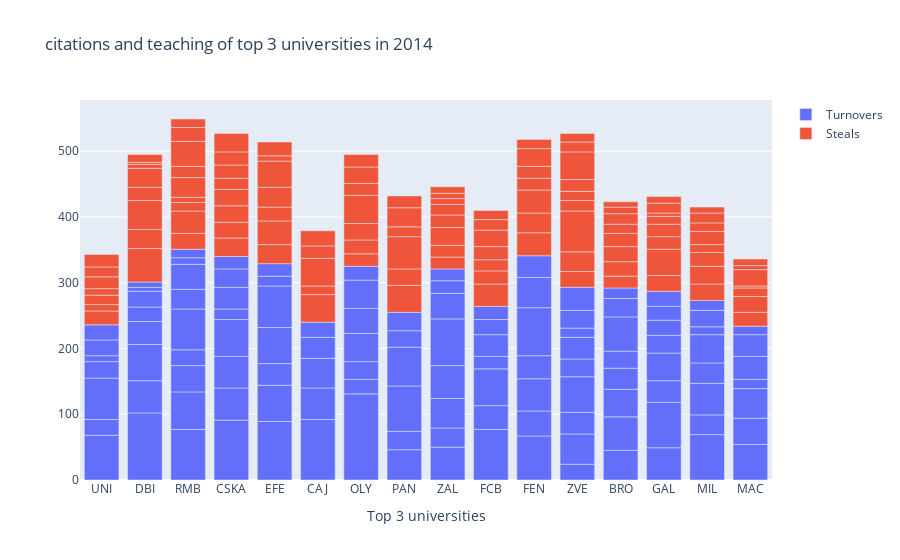

The notebook cell saved with this chart:
### Markdown cell above
Misma información pero haciendo el modo de las barras relativo barmode=relative

### Code cell
x = df2016.Team

trace1 = {
  'x': x,
  'y': df2016.TOV,
  'name': 'Turnovers',
  'type': 'bar'
};
trace2 = {
  'x': x,
  'y': df2016.STL,
  'name': 'Steals',
  'type': 'bar'
};
data = [trace1, trace2];
layout = {
  'xaxis': {'title': 'Top 3 universities'},
  'barmode': 'relative',
  'title': 'citations and teaching of top 3 universities in 2014'
};
fig = go.Figure(data = data, layout = layout)
iplot(fig)

### Figure 1 — Plotly figure (JSON) as saved in the notebook; plotly's stock layout.template omitted (floating-point values rounded to 4 significant figures)
{"data": [{"name": "Turnovers", "type": "bar", "x": ["UNI", "DBI", "RMB", "CSKA", "DBI", "EFE", "CAJ", "EFE", "OLY", "OLY", "PAN", "ZAL", "FCB", "FEN", "ZVE", "FEN", "EFE", "PAN", "BRO", "DBI", "OLY", "CAJ", "RMB", "CAJ", "BRO", "RMB", "EFE", "CAJ", "RMB", "FEN", "UNI", "GAL", "ZAL", "PAN", "EFE", "GAL", "DBI", "CSKA", "MIL", "FEN", "MAC", "MIL", "GAL", "OLY", "CSKA", "BRO", "BRO", "ZVE", "UNI", "ZVE", "FCB", "RMB", "OLY", "FEN", "DBI", "RMB", "MIL", "ZAL", "PAN", "CSKA", "BRO", "CSKA", "ZAL", "FCB", "EFE", "GAL", "FEN", "EFE", "ZAL", "MAC", "MIL", "ZAL", "BRO", "FCB", "ZVE", "ZVE", "CAJ", "ZAL", "PAN", "GAL", "GAL", "OLY", "CSKA", "CSKA", "UNI", "RMB", "DBI", "CSKA", "ZVE", "FEN", "MAC", "GAL", "MIL", "RMB", "BRO", "FCB", "MAC", "PAN", "OLY", "UNI", "MAC", "FCB", "MIL", "RMB", "ZVE", "FCB", "MIL", "ZVE", "ZVE", "DBI", "MAC", "MIL", "GAL", "DBI", "BRO", "UNI", "MAC", "ZAL", "UNI"], "y": [68, 102, 77, 91, 49, 89, 92, 55, 131, 22, 46, 50, 77, 67, 24, 38, 33, 28, 45, 55, 27, 48, 57, 45, 51, 40, 55, 32, 24, 49, 24, 49, 29, 69, 63, 69, 35, 49, 69, 35, 54, 30, 33, 43, 48, 42, 32, 46, 63, 33, 36, 62, 38, 73, 22, 30, 48, 45, 59, 56, 26, 16, 50, 56, 15, 42, 46, 19, 71, 40, 31, 39, 52, 19, 54, 27, 23, 19, 25, 27, 23, 43, 33, 28, 25, 38, 24, 19, 33, 33, 45, 21, 43, 10, 28, 33, 14, 28, 21, 9, 35, 23, 12, 13, 14, 20, 25, 27, 35, 6, 33, 15, 23, 8, 16, 24, 13, 18, 23]}, {"name": "Steals", "type": "bar", "x": ["UNI", "DBI", "RMB", "CSKA", "DBI", "EFE", "CAJ", "EFE", "OLY", "OLY", "PAN", "ZAL", "FCB", "FEN", "ZVE", "FEN", "EFE", "PAN", "BRO", "DBI", "OLY", "CAJ", "RMB", "CAJ", "BRO", "RMB", "EFE", "CAJ", "RMB", "FEN", "UNI", "GAL", "ZAL", "PAN", "EFE", "GAL", "DBI", "CSKA", "MIL", "FEN", "MAC", "MIL", "GAL", "OLY", "CSKA", "BRO", "BRO", "ZVE", "UNI", "ZVE", "FCB", "RMB", "OLY", "FEN", "DBI", "RMB", "MIL", "ZAL", "PAN", "CSKA", "BRO", "CSKA", "ZAL", "FCB", "EFE", "GAL", "FEN", "EFE", "ZAL", "MAC", "MIL", "ZAL", "BRO", "FCB", "ZVE", "ZVE", "CAJ", "ZAL", "PAN", "GAL", "GAL", "OLY", "CSKA", "CSKA", "UNI", "RMB", "DBI", "CSKA", "ZVE", "FEN", "MAC", "GAL", "MIL", "RMB", "BRO", "FCB", "MAC", "PAN", "OLY", "UNI", "MAC", "FCB", "MIL", "RMB", "ZVE", "FCB", "MIL", "ZVE", "ZVE", "DBI", "MAC", "MIL", "GAL", "DBI", "BRO", "UNI", "MAC", "ZAL", "UNI"], "y": [21, 51, 24, 28, 29, 29, 42, 36, 19, 21, 41, 18, 34, 35, 24, 30, 21, 25, 18, 44, 25, 13, 34, 42, 22, 13, 30, 19, 8, 35, 10, 24, 18, 49, 40, 40, 20, 24, 25, 18, 21, 27, 19, 43, 25, 23, 20, 30, 14, 62, 20, 30, 18, 18, 29, 17, 21, 27, 15, 25, 14, 17, 19, 17, 8, 19, 27, 21, 16, 24, 12, 9, 16, 20, 16, 14, 23, 8, 29, 12, 5, 25, 20, 20, 10, 38, 6, 28, 18, 14, 13, 15, 20, 21, 10, 25, 3, 18, 19, 18, 25, 16, 13, 13, 42, 14, 15, 15, 13, 3, 6, 9, 10, 12, 8, 15, 10, 10, 19]}], "layout": {"barmode": "relative", "title": {"text": "citations and teaching of top 3 universities in 2014"}, "xaxis": {"title": {"text": "Top 3 universities"}}}}
